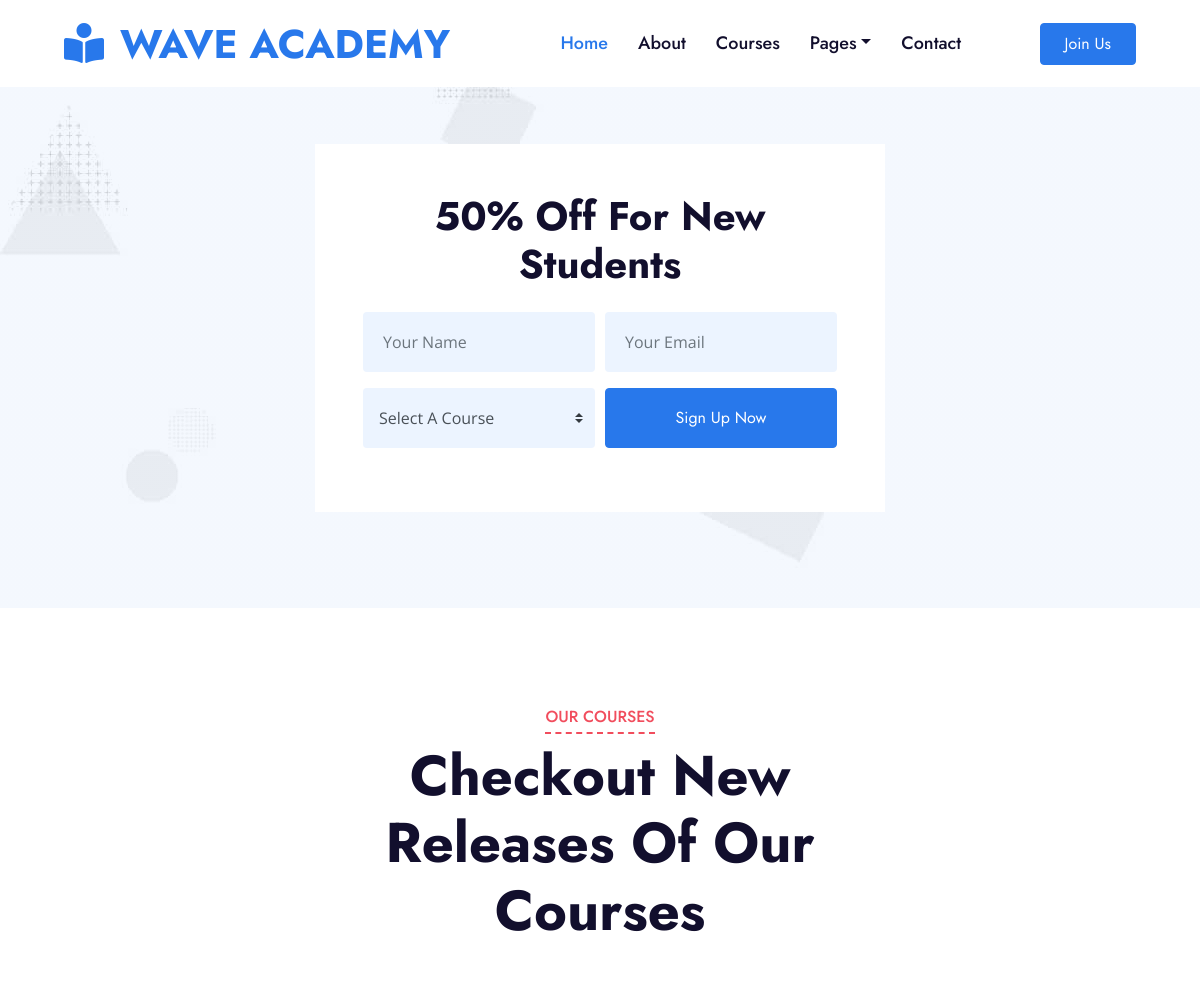
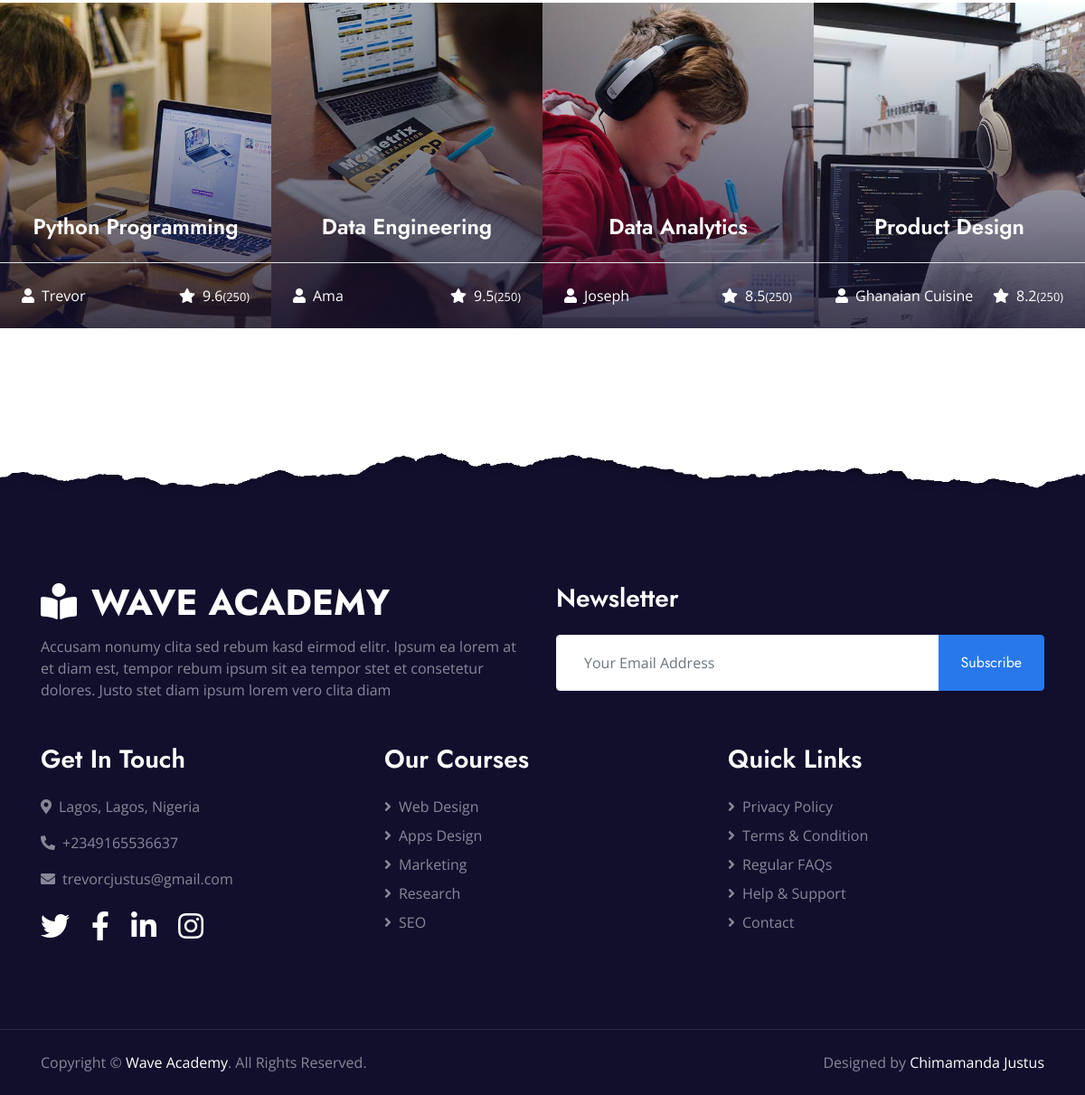
/joinus, run on the app's committed database (2 pictures, top to bottom).
### core/models.py (models this page shows, shortened)
class ReleaseCoure(models.Model):
    image = models.ImageField(upload_to='course/')
    name = models.CharField(max_length=500)
    instructor = models.ForeignKey('Instructors', on_delete=models.CASCADE)
    description = models.TextField()
    description2 = models.TextField()
    rating = models.FloatField()
    lectures = models.CharField(max_length=100)
    duration = models.CharField(max_length=100)
    skill_level = models.CharField(max_length=200)
    language = models.CharField(max_length=250)
    course_price = models.CharField(max_length=100)

class Instructors(models.Model):
    image = models.ImageField(upload_to='instructors')
    name = models.CharField(max_length=300)
    course = models.CharField(max_length=700)
    x = models.CharField(max_length=500)
    facebook = models.CharField(max_length=500)
    linkedin = models.CharField(max_length=500)
    instagram = models.CharField(max_length=500)
    youtube = models.CharField(max_length=500)
    def __str__(self):
        return self.name

### core/views.py (the view, shortened to what this page needs)
# urls.py: path('joinus', views.joinus, name='joinus'),
def joinus(request):
    course_form = CourseRegistrationForm()
    contact_form = ContactForm()
    aboutcontent = AboutContent.objects.first()
    festurecontent = FeatureContent.objects.first()
    intructor = Instructors.objects.all()
    course = ReleaseCoure.objects.all()
    testslider = testimonialSlider.objects.all()
    testimonial = Testimonial.objects.first()
    location = OurLocation.objects.first()
    context = {
        'aboutcontent': aboutcontent,
        'festurecontent': festurecontent,
        'intructor': intructor,
        'course': course,
        'course_form': course_form,
        'contact_form': contact_form,
        'testimonial': testimonial,
        'location': location,
        'testslider': testslider,
    }
    return render(request, 'joinus.html', context)

### core/forms.py (shortened to what this page needs)
class CourseRegistrationForm(forms.Form):
  name = forms.CharField(required=True)
  email = forms.EmailField(required=True)
  course = forms.ModelChoiceField(queryset=None, empty_label="Select A Course", required=True)
  def __init__(self, *args, **kwargs):
    super(CourseRegistrationForm, self).__init__(*args, **kwargs)
    courses = ReleaseCoure.objects.all()
    self.fields['course'].queryset = courses

class ContactForm(forms.Form):
  name = forms.CharField(max_length=200)
  email = forms.EmailField(max_length=1000)
  subject = forms.CharField(max_length=100)
  message = forms.CharField(widget=forms.Textarea)

### core/templates/joinus.html (shortened to what this page needs)
{% extends 'base.html' %}
{% load static %}
{% block content %}
    <div class="container-fluid px-0 py-5">
        <div class="row justify-content-center bg-image mx-0 mb-5">
            <div class="col-lg-6 py-5">
                <div class="bg-white p-5 my-5">
                    <h1 class="text-center mb-4">50% Off For New Students</h1>
                    <form action="{% url 'joinus' %}" method="post">
                        <div class="form-row">
                            <div class="col-sm-6">
                                <div class="form-group">
                                    <input type="text" name="name" class="form-control bg-light border-0" placeholder="Your Name" style="padding: 30px 20px;" required>
                                </div>
                            </div>
                            <div class="col-sm-6">
                                <div class="form-group">
                                    <input type="email" name="email" class="form-control bg-light border-0" placeholder="Your Email" style="padding: 30px 20px;" required>
                                </div>
                            </div>
                        </div>
                        <div class="form-row">
                            <div class="col-sm-6">
                                <div class="form-group">
                                    <select name="course" class="custom-select bg-light border-0 px-3" id="course" style="height: 60px;" required>
                                        <option value="">Select A Course</option>
                                    </select>
                                </div>
                            </div>
                            <div class="col-sm-6">
                                <button class="btn btn-primary btn-block" type="submit" name="register_course" style="height: 60px;">Sign Up Now</button>
                            </div>
                        </div>
                    </form>
                </div>
            </div>
        </div>
        <div class="row mx-0 justify-content-center pt-5">
            <div class="col-lg-6">
                <div class="section-title text-center position-relative mb-4">
                    <h6 class="d-inline-block position-relative text-secondary text-uppercase pb-2">Our Courses</h6>
                    <h1 class="display-4">Checkout New Releases Of Our Courses</h1>
                </div>
            </div>
        </div>
        <div class="owl-carousel courses-carousel">
            {% for i in course %}
            <div class="courses-item position-relative">
                <img class="img-fluid" src="{{ i.image.url }}" alt="">
                <div class="courses-text">
                    <h4 class="text-center text-white px-3">{{ i.name }}</h4>
                    <div class="border-top w-100 mt-3">
                        <div class="d-flex justify-content-between p-4">
                            <span class="text-white"><i class="fa fa-user mr-2"></i>{{ i.instructor }}</span>
                            <span class="text-white"><i class="fa fa-star mr-2"></i>{{ i.rating }}<small>(250)</small></span>
                        </div>
                    </div>
                </div>
            </div>
            {% endfor %}
        </div>
    </div>
{% endblock %}

### data on the page
ReleaseCoure: image (picture), name "Python Programming", instructor "Trevor", rating "9.6"
ReleaseCoure: image (picture), name "Data Engineering", instructor "Ama", rating "9.5"
ReleaseCoure: image (picture), name "Data Analytics", instructor "Joseph", rating "8.5"
ReleaseCoure: image (picture), name "Product Design", instructor "Ghanaian Cuisine", rating "8.2"
